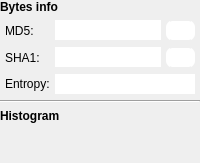
          <widget class="QWidget" name="tabHistogram_2">
           <attribute name="title">
            <string notr="true">Information</string>
           </attribute>
           <layout class="QVBoxLayout" name="verticalLayout_25">
            <property name="spacing">
             <number>6</number>
            </property>
            <property name="leftMargin">
             <number>0</number>
            </property>
            <property name="topMargin">
             <number>0</number>
            </property>
            <property name="rightMargin">
             <number>0</number>
            </property>
            <property name="bottomMargin">
             <number>0</number>
            </property>
            <item>
             <widget class="QLabel" name="label_7">
              <property name="font">
               <font>
                <weight>75</weight>
                <bold>true</bold>
               </font>
              </property>
              <property name="text">
               <string>Bytes info</string>
              </property>
             </widget>
            </item>
            <item>
             <layout class="QFormLayout" name="formLayout_2">
              <property name="fieldGrowthPolicy">
               <enum>QFormLayout::ExpandingFieldsGrow</enum>
              </property>
              <property name="labelAlignment">
               <set>Qt::AlignLeading|Qt::AlignLeft|Qt::AlignVCenter</set>
              </property>
              <property name="formAlignment">
               <set>Qt::AlignHCenter|Qt::AlignTop</set>
              </property>
              <property name="horizontalSpacing">
               <number>5</number>
              </property>
              <property name="verticalSpacing">
               <number>6</number>
              </property>
              <property name="leftMargin">
               <number>5</number>
              </property>
              <property name="rightMargin">
               <number>5</number>
              </property>
              <item row="1" column="0">
               <widget class="QLabel" name="label_8">
                <property name="sizePolicy">
                 <sizepolicy hsizetype="Fixed" vsizetype="Preferred">
                  <horstretch>0</horstretch>
                  <verstretch>0</verstretch>
                 </sizepolicy>
                </property>
                <property name="text">
                 <string>MD5:</string>
                </property>
               </widget>
              </item>
              <item row="2" column="0">
               <widget class="QLabel" name="label_9">
                <property name="text">
                 <string>SHA1:</string>
                </property>
               </widget>
              </item>
              <item row="3" column="0">
               <widget class="QLabel" name="label_10">
                <property name="text">
                 <string>Entropy:</string>
                </property>
               </widget>
              </item>
              <item row="3" column="1">
               <widget class="QLineEdit" name="bytesEntropy">
                <property name="sizePolicy">
                 <sizepolicy hsizetype="Expanding" vsizetype="Fixed">
                  <horstretch>0</horstretch>
                  <verstretch>0</verstretch>
                 </sizepolicy>
                </property>
                <property name="frame">
                 <bool>false</bool>
                </property>
                <property name="readOnly">
                 <bool>true</bool>
                </property>
               </widget>
              </item>
              <item row="1" column="1">
               <layout class="QHBoxLayout" name="horizontalLayout_8">
                <property name="spacing">
                 <number>5</number>
                </property>
                <item>
                 <widget class="QLineEdit" name="bytesMD5">
                  <property name="sizePolicy">
                   <sizepolicy hsizetype="Expanding" vsizetype="Fixed">
                    <horstretch>0</horstretch>
                    <verstretch>0</verstretch>
                   </sizepolicy>
                  </property>
                  <property name="frame">
                   <bool>false</bool>
                  </property>
                  <property name="readOnly">
                   <bool>true</bool>
                  </property>
                 </widget>
                </item>
                <item>
                 <widget class="QToolButton" name="copyMD5">
                  <property name="toolTip">
                   <string notr="true">Copy MD5</string>
                  </property>
                  <property name="styleSheet">
                   <string notr="true">QToolButton { /* all types of tool button */
    border: 0px solid rgb(255, 255, 255);
    border-radius: 6px;
    border-left: 5px solid rgb(255, 255, 255);
    border-right: 5px solid rgb(255, 255, 255);
    margin-bottom: 1px;
    margin-top: 1px;
	background-color: rgb(255, 255, 255);
	image: url(:/img/icons/transfer.svg);
}

QToolButton:hover {

    border: 0px solid #2180a9;
    border-radius: 6px;
    border-left: 5px solid #2180a9;
    border-right: 5px solid #2180a9;
    margin-bottom: 1px;
    margin-top: 1px;
	background-color: #2180a9;
	image: url(:/img/icons/transfer_white.svg);
}

QToolButton:pressed {
    border: 0px solid rgb(255, 255, 255);
    border-radius: 6px;
    border-left: 5px solid rgb(255, 255, 255);
    border-right: 5px solid rgb(255, 255, 255);
    margin-bottom: 1px;
    margin-top: 1px;
	background-color: rgb(255, 255, 255);
	image: url(:/img/icons/transfer.svg);
}

QToolTip {
	background-color: #444;
	border: 3px solid #444;
	color: rgb(232, 232, 232);
}</string>
                  </property>
                  <property name="text">
                   <string notr="true"/>
                  </property>
                 </widget>
                </item>
               </layout>
              </item>
              <item row="2" column="1">
               <layout class="QHBoxLayout" name="horizontalLayout_9">
                <property name="spacing">
                 <number>5</number>
                </property>
                <item>
                 <widget class="QLineEdit" name="bytesSHA1">
                  <property name="sizePolicy">
                   <sizepolicy hsizetype="Expanding" vsizetype="Fixed">
                    <horstretch>0</horstretch>
                    <verstretch>0</verstretch>
                   </sizepolicy>
                  </property>
                  <property name="frame">
                   <bool>false</bool>
                  </property>
                  <property name="readOnly">
                   <bool>true</bool>
                  </property>
                 </widget>
                </item>
                <item>
                 <widget class="QToolButton" name="copySHA1">
                  <property name="toolTip">
                   <string notr="true">Copy SHA1</string>
                  </property>
                  <property name="styleSheet">
                   <string notr="true">QToolButton { /* all types of tool button */
    border: 0px solid rgb(255, 255, 255);
    border-radius: 6px;
    border-left: 5px solid rgb(255, 255, 255);
    border-right: 5px solid rgb(255, 255, 255);
    margin-bottom: 1px;
    margin-top: 1px;
	background-color: rgb(255, 255, 255);
	image: url(:/img/icons/transfer.svg);
}

QToolButton:hover {

    border: 0px solid #2180a9;
    border-radius: 6px;
    border-left: 5px solid #2180a9;
    border-right: 5px solid #2180a9;
    margin-bottom: 1px;
    margin-top: 1px;
	background-color: #2180a9;
	image: url(:/img/icons/transfer_white.svg);
}

QToolButton:pressed {
    border: 0px solid rgb(255, 255, 255);
    border-radius: 6px;
    border-left: 5px solid rgb(255, 255, 255);
    border-right: 5px solid rgb(255, 255, 255);
    margin-bottom: 1px;
    margin-top: 1px;
	background-color: rgb(255, 255, 255);
	image: url(:/img/icons/transfer.svg);
}

QToolTip {
	background-color: #444;
	border: 3px solid #444;
	color: rgb(232, 232, 232);
}</string>
                  </property>
                  <property name="text">
                   <string notr="true"/>
                  </property>
                 </widget>
                </item>
               </layout>
              </item>
             </layout>
            </item>
            <item>
             <widget class="Line" name="line_6">
              <property name="orientation">
               <enum>Qt::Horizontal</enum>
              </property>
             </widget>
            </item>
            <item>
             <layout class="QHBoxLayout" name="horizontalLayout_22">
              <property name="topMargin">
               <number>0</number>
              </property>
              <item>
               <widget class="QLabel" name="histogramLabel_2">
                <property name="text">
                 <string>&lt;b&gt;Histogram&lt;/b&gt;</string>
                </property>
               </widget>
              </item>
             </layout>
            </item>
            <item>
             <spacer name="verticalSpacer_5">
              <property name="orientation">
               <enum>Qt::Vertical</enum>
              </property>
              <property name="sizeHint" stdset="0">
               <size>
                <width>20</width>
                <height>40</height>
               </size>
              </property>
             </spacer>
            </item>
           </layout>
          </widget>
